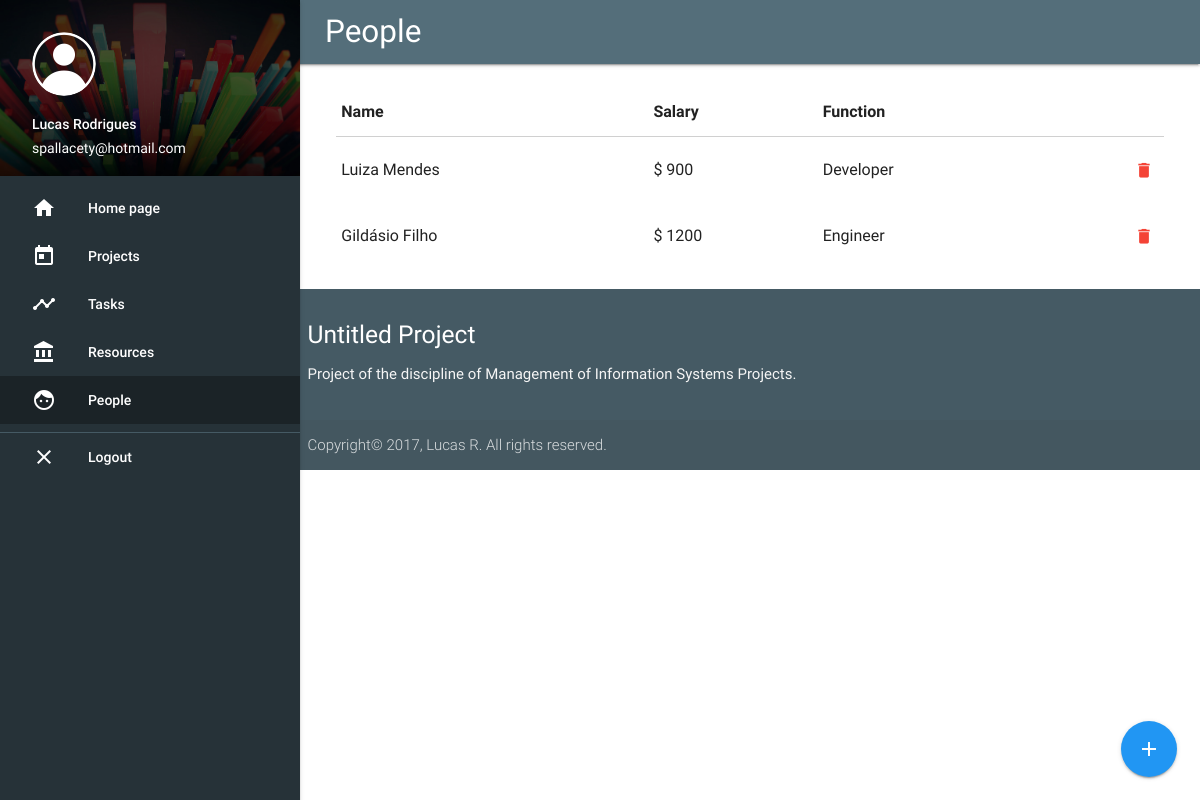
Page /people/ (signed in) on the committed database.
### core/models.py (models this page shows)
class Person(models.Model):
  name = models.CharField(max_length=128)
  salary = models.IntegerField()
  function = models.CharField(max_length=128)
  owner = models.ForeignKey(User, related_name='people', on_delete=models.CASCADE)

### core/views.py (the view)
# urls.py: url(r'^people/$', people, name='people'),
@login_required
def people(request):
  config = MetaConfig(title="People", active_class="people")
  people = Person.objects.filter(owner=request.user)
  return render(request, 'people.html', {'people': people, 'user': get_current_user(request), 'config': config})

### core/views.py (called while the page is built)
@login_required
def get_current_user(request):
  return request.user

### core/templates/people.html (shortened to what this page needs)
{% extends 'base.html' %}
{% block content %}
<br>
<div class="row">
  <div class="col s12">
    <table>
      <thead>
      <tr>
        <th>Name</th>
        <th>Salary</th>
        <th>Function</th>
      </tr>
      </thead>
      <tbody>
      {% if people %}
      {% for person in people %}
      <tr>
        <td>{{person.name}}</a></td>
        <td>$ {{person.salary}}</a></td>
        <td>{{person.function}}</a></td>
        <td class="row vallign right-align"><a href="{% url 'delete_person' person.id %}"
                                               class="btn-flat img-btn tooltipped" data-position="bottom"
                                               data-delay="50"
                                               data-tooltip="Delete"><i class="material-icons red-text">delete</i></a>
        </td>
      </tr>
      {% endfor %}
      {% else %}
      <td colspan="4" class="center">Nothing to show.</td>
      {% endif %}
      </tbody>
    </table>
  </div>
</div>
<div class="fixed-action-btn horizontal">
  <a class="btn-floating btn-large blue modal-trigger" href="#new_person">
    <i class="large material-icons">add</i>
  </a>
</div>
</div>
{% endblock %}

### core/templates/base.html (shortened to what this page needs)
{% load staticfiles %}
<html lang="pt-br">
<head>
  <link href="{% static 'css/materialize.css' %}" type="text/css" rel="stylesheet" media="screen,projection"/>
  <link href="{% static 'css/style.css' %}" type="text/css" rel="stylesheet" media="screen,projection"/>
</head>
<body>
<nav class="blue-grey darken-1" role="navigation">
  <a href="#" class="brand-logo content">{{ config.title }}</a>
  <ul id="slide-out" class="side-nav fixed blue-grey darken-4">
    <li>
      <div class="userView">
        <div class="background">
          <img class="responsive-img" src="{% static 'images/bg-nav.jpg' %}">
        </div>
        <span><img class="circle" src="{% static 'images/profile.png' %}"></span>
        <span class="white-text name">{{ user.first_name }}</span>
        <span class="white-text email">{{ user.email }}</span>
      </div>
    </li>
    <li class="{% if config.active_class == 'index' %}active{% endif %}"><a
        class="waves-effect white-text" href="/"><i class="material-icons white-text">home</i>Home page</a>
    </li>
    <li class="{% if config.active_class == 'projects' %}active{% endif %}"><a
        class="waves-effect white-text" href="{% url 'projects' %}"><i class="material-icons white-text">today</i>Projects</a>
    </li>
    <li class="{% if config.active_class == 'tasks' %}active{% endif %}"><a
        class="waves-effect white-text" href="{% url 'tasks' %}"><i class="material-icons white-text">timeline</i>Tasks</a>
    </li>
    <li class="{% if config.active_class == 'resources' %}active{% endif %}"><a
        class="waves-effect white-text" href="{% url 'resources' %}"><i class="material-icons white-text">account_balance</i>Resources</a>
    </li>
    <li class="{% if config.active_class == 'people' %}active{% endif %}"><a class="waves-effect white-text"
                                                                             href="{% url 'people' %}"><i
        class="material-icons white-text">face</i>People</a></li>
    <li><div class="divider blue-grey darken-2"></div></li>
    <li><a class="waves-effect white-text" href="{% url 'logout' %}"><i class="material-icons white-text">close</i>Logout</a></li>
  </ul>
</nav>
<div class="content">
  {% block content %}
  {% endblock %}
<footer class="page-footer blue-grey darken-2">
  <div class="container">
    <div class="row">
      <div class="col">
        <h5 class="white-text">Untitled Project</h5>
        <p class="grey-text text-lighten-4">Project of the discipline of Management of Information Systems Projects.</p>
      </div>
    </div>
  </div>
  <div class="footer-copyright">
    <div class="container">
      Copyright© 2017, Lucas R. All rights reserved.
    </div>
  </div>
</footer>
</body>
</html>

### core/static/css/style.css (style rules this page uses)
header, main, footer { padding-left: 150px; }
@media only screen and (min-width: 993px) { .content { margin-left: 325px; margin-right: 25px; } }
nav ul li.active { background-color: rgba(0, 0, 0, 0.3) !important; }
td a { display: block; }
.img-btn { padding: 0 5px; background-color: transparent; }

### rows in the picture
Person: name "Luiza Mendes", salary "900", function "Developer"
Person: name "Gildásio Filho", salary "1200", function "Engineer"

### other values in the picture
{{ config.title }} "People"
{{ user.first_name }} "Lucas Rodrigues"
{{ user.email }} "spallacety@hotmail.com"
